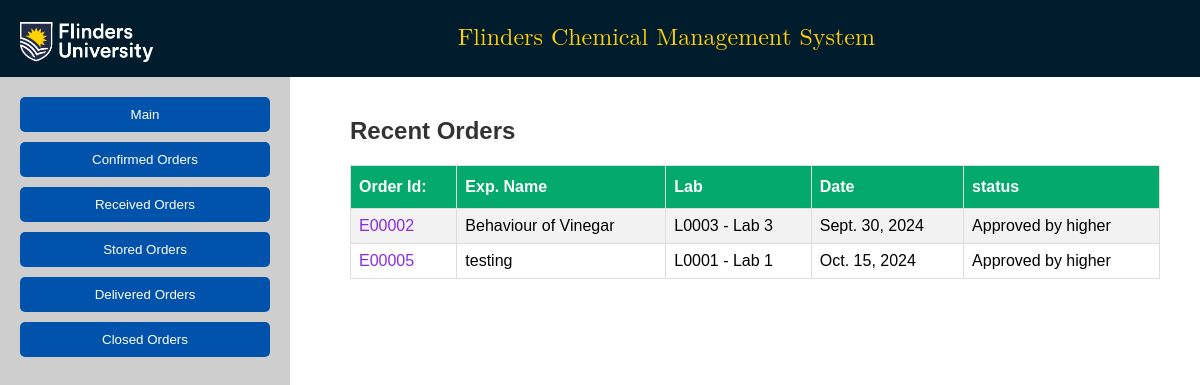
The page /orderManager/ on the database as committed earlier.
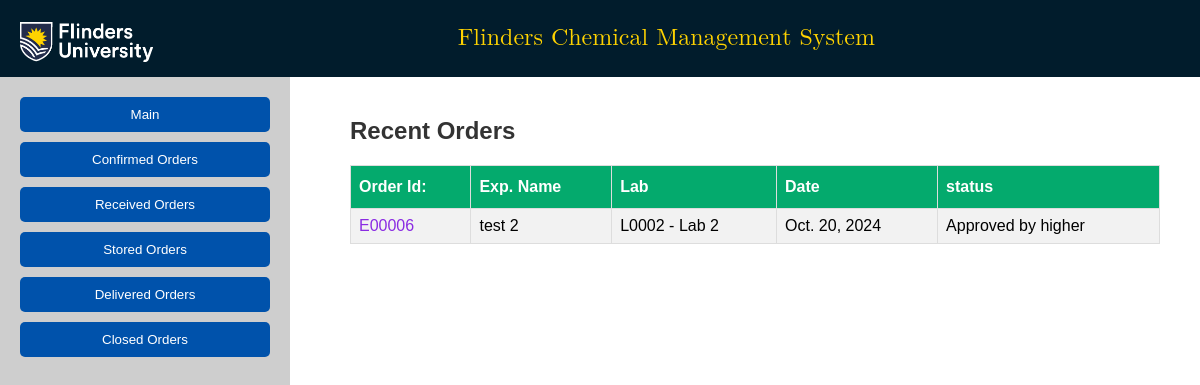
The same page on the database as committed later.
### furc/models.py (models this page shows, shortened)
class Order(models.Model):
    order_id = models.CharField(primary_key=True, max_length=10)
    exp_name = models.CharField(max_length=100)
    lab_id = models.ForeignKey(Laboratory, on_delete=models.CASCADE)
    exp_procedure = models.FileField(upload_to= custom_file_upload_path_exp, null=True, blank=True)
    risk_assessment = models.FileField(upload_to= custom_file_upload_path_risk, null=True, blank=True)
    order_date = models.DateField(editable=False, auto_now_add=True)
    updated_date = models.DateField(default=None, null=True)
    order_status = models.CharField(max_length=30, choices=ORDER_STATUS, default='Requested')

class Laboratory(models.Model):
    lab_id = models.CharField(primary_key=True, max_length=10)
    lab_name = models.CharField(max_length=50)
    center_id = models.ForeignKey(ResearchCenter, on_delete=models.CASCADE, null=True, blank=True)
    storage_locations = GenericRelation(StorageLocation)
    def __str__(self):
        return f'{self.lab_id} - {self.lab_name}'

### furc/views.py (the view)
# urls.py: path('orderManager/', views.orderManager, name='orderManager'),
def orderManager(request):
    recent_orders = Order.objects.filter(order_status='Approved by higher')
    confirmed_orders = Order.objects.filter(order_status='Ordered')
    received_orders = Order.objects.filter(order_status='Received')
    stored_orders = Order.objects.filter(order_status='Stored')
    delivered_orders = Order.objects.filter(order_status='Delivered')
    closed_orders = Order.objects.filter(order_status='Closed')
    params = {'recent_orders': recent_orders, 'confirmed_orders': confirmed_orders, 'received_orders': received_orders, 'stored_orders': stored_orders, 'delivered_orders': delivered_orders, 'closed_orders': closed_orders}
    return render(request, 'furc/orderManager.html', params)

### furc/templates/furc/orderManager.html (shortened to what this page needs)
<!DOCTYPE html>
{% load static %}
<html lang="en">
<head>
    <link rel="stylesheet" href="{% static 'css/style.css' %}">
</head>
<body>
    <header class="header">
        <div class="logo">
            <img src="{% static 'images/flinder-logo_white.png' %}" alt="Flinders University Logo" style="height: 50px;">
        </div>
        <div class="title">
            <p class="headerTitle">Flinders Chemical Management System</p>
        </div>
    </header>
    <div class="container">
        <div class="sidebar">
            <button onclick="showSection('main')">Main</button>
            <button onclick="showSection('confirmed-orders')">Confirmed Orders</button>
            <button onclick="showSection('received-orders')">Received Orders</button>
            <button onclick="showSection('stored-orders')">Stored Orders</button>
            <button onclick="showSection('delivered-orders')">Delivered Orders</button>
            <button onclick="showSection('closed-orders')">Closed Orders</button>
        </div>
        <div class="content">
            <div id="main" class="content-section">
                <h2>Recent Orders</h2>
                <table class="customers" style="border-radius:20px;">
                            <tr>
                                <th>Order Id:</th>
                                <th>Exp. Name</th>
                                <th>Lab</th>
                                <th>Date</th>
                                <th>status</th>
                            </tr>
                    {% for item in recent_orders %}
                            <tr>
                                <td><a class="orderidLink" href="/orderView/{{item.order_id}}">{{item.order_id}}</a></td>
                                <td>{{item.exp_name}}</td>
                                <td>{{item.lab_id}}</td>
                                <td>{{item.order_date}}</td>
                                <td>{{item.order_status}}</td>
                            </tr>
                    {% endfor %}
                        </table>
            </div>
        </div>
    </div>
</body>
</html>

Rows that differ between the two databases and show on the page:
no longer on this page (row edited): Order: order_id "E00002", exp_name "Behaviour of Vinegar", lab_id "L0003 - Lab 3", order_date "Sept. 30, 2024", order_status "Approved by higher"
no longer on this page (row edited): Order: order_id "E00005", exp_name "testing", lab_id "L0001 - Lab 1", order_date "Oct. 15, 2024", order_status "Approved by higher"
added Order: order_id "E00006", exp_name "test 2", lab_id "L0002 - Lab 2", order_date "Oct. 20, 2024", order_status "Approved by higher"
